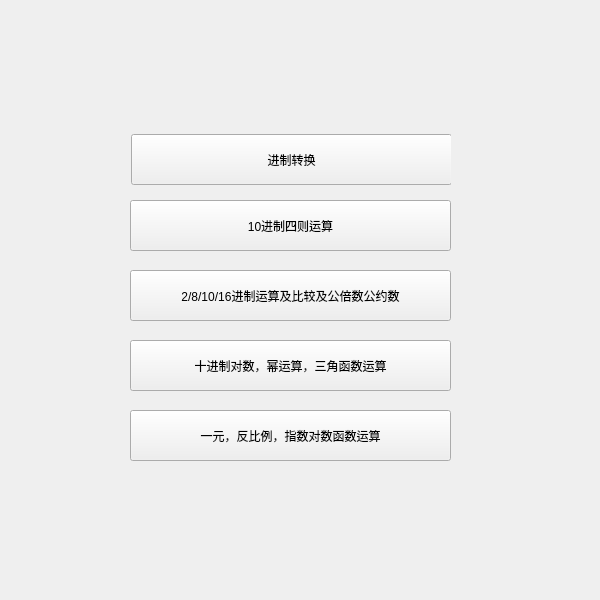
<?xml version="1.0" encoding="UTF-8"?>
<ui version="4.0">
 <class>Widget</class>
 <widget class="QWidget" name="Widget">
  <property name="geometry">
   <rect>
    <x>0</x>
    <y>0</y>
    <width>600</width>
    <height>600</height>
   </rect>
  </property>
  <property name="minimumSize">
   <size>
    <width>600</width>
    <height>600</height>
   </size>
  </property>
  <property name="maximumSize">
   <size>
    <width>600</width>
    <height>600</height>
   </size>
  </property>
  <property name="windowTitle">
   <string>Widget</string>
  </property>
  <widget class="QWidget" name="widget" native="true">
   <property name="geometry">
    <rect>
     <x>130</x>
     <y>90</y>
     <width>321</width>
     <height>391</height>
    </rect>
   </property>
   <widget class="QPushButton" name="pushButton_1">
    <property name="geometry">
     <rect>
      <x>1</x>
      <y>44</y>
      <width>321</width>
      <height>51</height>
     </rect>
    </property>
    <property name="minimumSize">
     <size>
      <width>321</width>
      <height>51</height>
     </size>
    </property>
    <property name="maximumSize">
     <size>
      <width>321</width>
      <height>51</height>
     </size>
    </property>
    <property name="styleSheet">
     <string notr="true"/>
    </property>
    <property name="text">
     <string>进制转换</string>
    </property>
   </widget>
   <widget class="QPushButton" name="pushButton_2">
    <property name="geometry">
     <rect>
      <x>0</x>
      <y>110</y>
      <width>321</width>
      <height>51</height>
     </rect>
    </property>
    <property name="minimumSize">
     <size>
      <width>321</width>
      <height>51</height>
     </size>
    </property>
    <property name="maximumSize">
     <size>
      <width>321</width>
      <height>51</height>
     </size>
    </property>
    <property name="text">
     <string>10进制四则运算</string>
    </property>
   </widget>
   <widget class="QPushButton" name="pushButton_3">
    <property name="geometry">
     <rect>
      <x>0</x>
      <y>180</y>
      <width>321</width>
      <height>51</height>
     </rect>
    </property>
    <property name="minimumSize">
     <size>
      <width>321</width>
      <height>51</height>
     </size>
    </property>
    <property name="maximumSize">
     <size>
      <width>321</width>
      <height>51</height>
     </size>
    </property>
    <property name="text">
     <string>2/8/10/16进制运算及比较及公倍数公约数</string>
    </property>
   </widget>
   <widget class="QPushButton" name="pushButton_4">
    <property name="geometry">
     <rect>
      <x>0</x>
      <y>250</y>
      <width>321</width>
      <height>51</height>
     </rect>
    </property>
    <property name="minimumSize">
     <size>
      <width>321</width>
      <height>51</height>
     </size>
    </property>
    <property name="maximumSize">
     <size>
      <width>321</width>
      <height>51</height>
     </size>
    </property>
    <property name="text">
     <string>十进制对数，幂运算，三角函数运算</string>
    </property>
   </widget>
   <widget class="QPushButton" name="pushButton_5">
    <property name="geometry">
     <rect>
      <x>0</x>
      <y>320</y>
      <width>321</width>
      <height>51</height>
     </rect>
    </property>
    <property name="minimumSize">
     <size>
      <width>321</width>
      <height>51</height>
     </size>
    </property>
    <property name="maximumSize">
     <size>
      <width>321</width>
      <height>51</height>
     </size>
    </property>
    <property name="text">
     <string>一元，反比例，指数对数函数运算</string>
    </property>
   </widget>
  </widget>
 </widget>
 <layoutdefault spacing="6" margin="11"/>
 <resources/>
 <connections/>
</ui>
